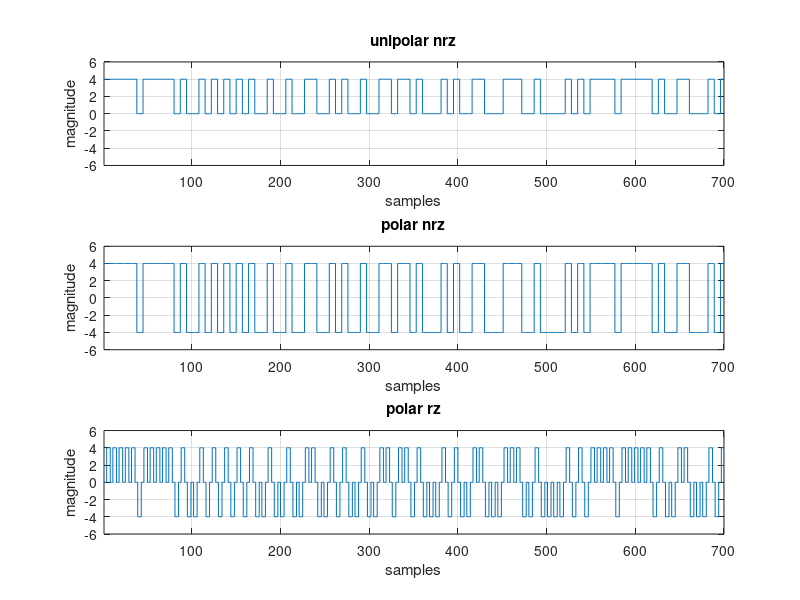
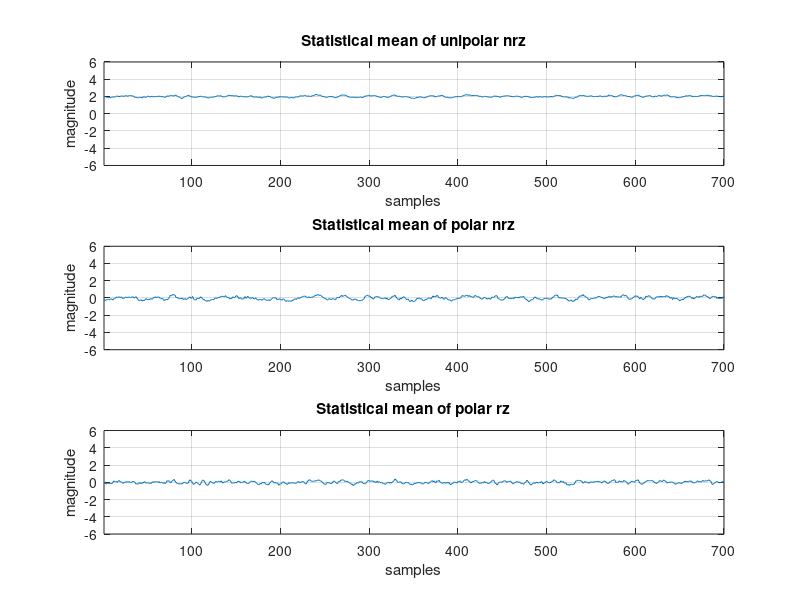
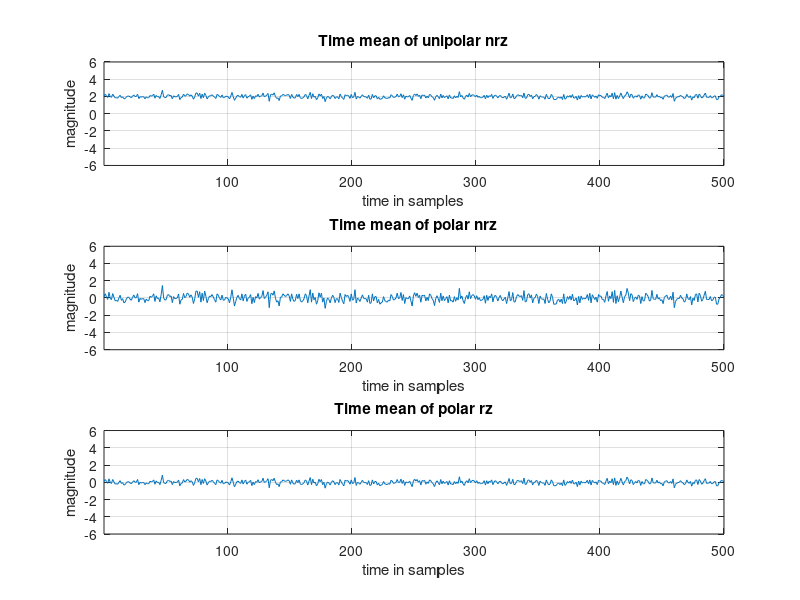
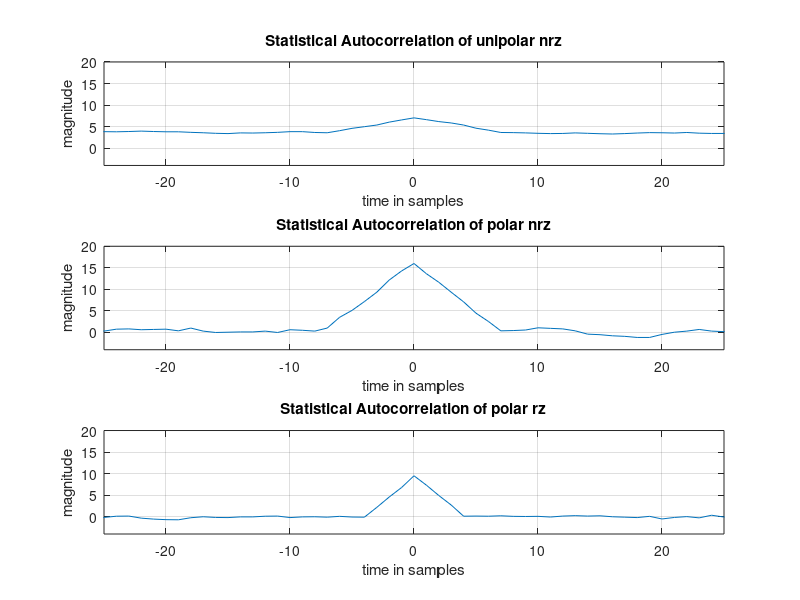

MATLAB code for these plots, in order:
a    = 4;           
tb   = 0.07;        
n    = 700; %each bit 7 sambel and we have 100 bit  
ts   = 0.01;        
fs   = 1/ts;        
t_tot = 7;                      
t    = 0.01 :0.01: t_tot;         
f    = -fs/2 :1/t_tot : fs/2 -1/t_tot; 
%%%%%%%%%%%%%%%%%%%%%%%%%%%%%%%

data = randi ([0,1], 500, 101);

%%%%%%%%%%%%%%%%%%%%%%%%%%%%%%%

polar_nrz=((2*data)-1)*a;
unipolar_nrz=a*data;
%Upsampling is a process of increasing the sample rate of a signal by inserting zeros between the original samples.
polar_rz= transpose(upsample(transpose(polar_nrz), 2));
%%%%%%%%%%%%%%%%%%%%%%%%%%%%%%%

unipolar_nrz=repelem(unipolar_nrz, 1,7);
polar_nrz = repelem(polar_nrz, 1, 7);
polar_rz = repelem(polar_rz, 1, repmat([4 3], 1, 101));

%%%%%%%%%%%%%%%%%%%%%%%%%%%%%%%

delay_polar_nrz   = randi([0 6],500,1);
delay_unipolar=randi([0 6],500,1);
delay_polar_rz   = randi([0 6],500,1);

%%%%%%%%%%%%%%%%%%%%%%%%%%%%%%%

Polar_nrz_delayed = zeros(500,700);
unipolar_nrz_delayed = zeros(500,700);
Polar_rz_delayed = zeros(500,700);

%%%%%%%%%%%%%%%%%%%%%%%%%%%%%%%
%if delay =0 the output start from 1 to 700 (from input 8 to 707)
for j = 1:500
    unipolar_nrz_delayed(j,:)= unipolar_nrz  (j, 8-delay_unipolar(j) : 707-delay_unipolar(j));
    Polar_nrz_delayed(j,:)   = polar_nrz(j, 8-delay_polar_nrz(j) : 707-delay_polar_nrz(j));
    Polar_rz_delayed(j,:)   = polar_rz(j, 8-delay_polar_rz(j) : 707-delay_polar_rz(j));
end
%%%%%%%%%%%%%%%%%%%%%%%%%%%%%%%
figure('Name','Line Codes Generation');
subplot(3,1,1);
stairs(unipolar_nrz_delayed(1, 1:n));
grid on
axis([1 n -6 6]);
xlabel('samples');
ylabel('magnitude');
title('unipolar nrz');
subplot(3,1,2);
stairs(Polar_nrz_delayed(1, 1:n));
grid on
axis([1 n -6 6]);
xlabel('samples');
ylabel('magnitude');
title('polar nrz');
subplot(3,1,3);
stairs(Polar_rz_delayed(1, 1:n));
grid on
axis([1 n -6 6]);
xlabel('samples');
ylabel('magnitude');
title('polar rz');
%%%%%%%%%%%%%%%%%%%%%%%%%%%%%%%%%%%%%%%%%%%%%%%%%%%%%%%%%%%%%%%%%%%
%statistical mean 
unipolar_nrz_mean   = zeros(1,700);     
polar_nrz_mean      = zeros(1,700);     
polar_rz_mean       = zeros(1,700);     
for j = 1 : 500
unipolar_nrz_mean   = unipolar_nrz_mean + unipolar_nrz_delayed(j, :);
polar_nrz_mean      = polar_nrz_mean + Polar_nrz_delayed(j, :);
polar_rz_mean       = polar_rz_mean + Polar_rz_delayed(j, :);
end
unipolar_nrz_mean   = unipolar_nrz_mean/500;
polar_nrz_mean      = polar_nrz_mean/500;
polar_rz_mean       = polar_rz_mean/500;


figure('Name','Statistical Mean of Line Codes');
subplot(3,1,1);
plot(unipolar_nrz_mean(1, 1:n));
grid on
axis([1 n -6 6]);
xlabel('samples');
ylabel('magnitude');
title('Statistical mean of unipolar nrz');
subplot(3,1,2);
plot(polar_nrz_mean(1, 1:n));
grid on
axis([1 n -6 6]);
xlabel('samples');
ylabel('magnitude');
title('Statistical mean of polar nrz');
subplot(3,1,3);
plot(polar_rz_mean(1, 1:n));
grid on
axis([1 n -6 6]);
xlabel('samples');
ylabel('magnitude');
title('Statistical mean of polar rz');
%%%%%%%%%%%%%%%%%%%%%%%%%%%%%%%%%%%%%%%%%%%%%%%%%%%%%%%%%%
%Calculating Time Mean of all waveforms
unipolar_nrz_mean_t = zeros(500,1);     
polar_nrz_mean_t    = zeros(500,1);     
polar_rz_mean_t     = zeros(500,1);    
for j = 1 : 700
unipolar_nrz_mean_t   = unipolar_nrz_mean_t + unipolar_nrz_delayed(:, j);
polar_nrz_mean_t      = polar_nrz_mean_t + Polar_nrz_delayed(:, j);
polar_rz_mean_t       = polar_rz_mean_t + Polar_rz_delayed(:, j);
end
unipolar_nrz_mean_t   = unipolar_nrz_mean_t/700;
polar_nrz_mean_t      = polar_nrz_mean_t/700;
polar_rz_mean_t       = polar_rz_mean_t/700;

figure('Name','Time Mean of Line Codes');
subplot(3,1,1);
plot(unipolar_nrz_mean_t);
grid on
axis([1 500 -6 6]);
xlabel('time in samples');
ylabel('magnitude');
title('Time mean of unipolar nrz');
subplot(3,1,2);
plot(polar_nrz_mean_t);
grid on
axis([1 500 -6 6]);
xlabel('time in samples');
ylabel('magnitude');
title('Time mean of polar nrz');
subplot(3,1,3);
plot(polar_rz_mean_t);
grid on
axis([1 500 -6 6]);
xlabel('time in samples');
ylabel('magnitude');
title('Time mean of polar rz');

%%%%%%%%%%%%%%%%%%%%%%%%%%%%%%%
% time mean for one waveform
unipolar_nrz_mean_t = 0;    
polar_nrz_mean_t = 0;     
polar_rz_mean_t = 0;     
for i = 1 : 700
    %choose any waveform (let it 3)
unipolar_nrz_mean_t   = unipolar_nrz_mean_t + unipolar_nrz_delayed(3,i);
polar_nrz_mean_t      = polar_nrz_mean_t + Polar_nrz_delayed(3,i);
polar_rz_mean_t       = polar_rz_mean_t + Polar_rz_delayed(3,i);

end
unipolar_nrz_time_mean   = unipolar_nrz_mean_t /700;
polar_nrz_mean_time_mean    = polar_nrz_mean_t /700;
polar_rz_mean_time_mean     = polar_rz_mean_t /700;
fprintf('time mean of one waveform of unipolar NRZ is: %f\n', unipolar_nrz_time_mean);
fprintf('time mean of one waveform of polar NRZ is: %f\n', polar_nrz_mean_time_mean);
fprintf('time mean of one waveform of polar RZ is: %f\n', polar_rz_mean_time_mean);
%%%%%%%%%%%%%%%%%%%%%%%%%%%%%%%%%%%%%%%%%%%%%%%%%%%%%%%%%
%Calculating statistical Autocorrelation
s_t1 = 351;       
taw = -350: 349;  
R_unipolar_nrz = zeros (1, 700);    
R_polar_nrz = zeros (1, 700);    
R_polar_rz = zeros (1, 700);    
for i = taw
M = i + 351; 
 for j = 1:500
 R_unipolar_nrz(M) = R_unipolar_nrz(M) + unipolar_nrz_delayed(j,s_t1)* unipolar_nrz_delayed(j,s_t1+i);
 R_polar_nrz(M) = R_polar_nrz(M) + Polar_nrz_delayed(j,s_t1)* Polar_nrz_delayed(j,s_t1+i);
 R_polar_rz(M) = R_polar_rz(M) + Polar_rz_delayed(j,s_t1)* Polar_rz_delayed(j,s_t1+i);
 end
  R_unipolar_nrz(M) = R_unipolar_nrz(M)/500;
  R_polar_nrz(M) = R_polar_nrz(M)/500;
  R_polar_rz(M) = R_polar_rz(M)/500;
end
figure('Name','Statistical Autocorrelation');
subplot(3,1,1);
plot(taw,R_unipolar_nrz);
grid on
axis([-25 25 -4 20]);
xlabel('time in samples');
ylabel('magnitude');
title('Statistical Autocorrelation of unipolar nrz');
subplot(3,1,2);
plot(taw,R_polar_nrz);
grid on
axis([-25 25 -4 20]);
xlabel('time in samples');
ylabel('magnitude');
title('Statistical Autocorrelation of polar nrz');
subplot(3,1,3);
plot(taw,R_polar_rz);
grid on
axis([-25 25 -4 20]);
xlabel('time in samples');
ylabel('magnitude');
title('Statistical Autocorrelation of polar rz');

%%%%%%%%%%%%%%%%%%%%%%%%%%%%%%%%%%%%%%%%%%%%%%%%%%%%%%%%%%%%%%%%%%%%%%%%%%%%
% ACF at constant tau to prove that it is stationary
R_unipolar_nrz_0 = zeros (1, 700);    
R_polar_nrz_0 = zeros (1, 700);    
R_polar_rz_0 = zeros (1, 700); 
tau = 5;
for i = 1 : 700
    sum_1_R = 0;    
    sum_2_R = 0;       
    sum_3_R = 0; 
 for j = 1 : 500
     if (i+tau < 701) %to avoid exceeding the matrix bounds
 sum_1_R = sum_1_R + unipolar_nrz_delayed(j,i)* unipolar_nrz_delayed(j,i+tau);
 sum_2_R = sum_2_R + Polar_nrz_delayed(j,i)* Polar_nrz_delayed(j,i+tau);
 sum_3_R = sum_3_R + Polar_rz_delayed(j,i)* Polar_rz_delayed(j,i+tau);
     end
 end 
  R_unipolar_nrz_0(i) = sum_1_R/500;
  R_polar_nrz_0(i) = sum_2_R/500;
  R_polar_rz_0(i) = sum_3_R/500;
end
figure('Name','statistical ACF for constatnt taw');
subplot(3,1,1);
axis('auto');
plot(R_unipolar_nrz_0(1, 1:n-tau));
grid on
axis([1 n -10 10]);
xlabel('samples');
ylabel('magnitude');
title('statistical ACF of unipolar nrz for constatnt taw');
subplot(3,1,2);
plot(R_polar_nrz_0(1, 1:n-tau));
grid on
axis([1 n -10 10]);
xlabel('samples');
ylabel('magnitude');
title('statistical ACF of polar nrz for constatnt taw');
subplot(3,1,3);
plot(R_polar_rz_0(1, 1:n-tau));
grid on
axis([1 n -10 10]);
xlabel('samples');
ylabel('magnitude');
title('statistical ACF of polar rz for constatnt taw');

%%%%%%%%%%%%%%%%%%%%%%%%%%%%%%%%%%%%%%%%%%%%%%%%%%%%%%%%%%%%%%%%%%%%%%%%%%%
%time autocorrelation for all waveforms
R_unipolar_nrz_t = zeros (1, 300);    
R_polar_nrz_t = zeros (1, 300);    
R_polar_rz_t = zeros (1, 300);    
taw2 = -150: 149;         
for i = taw2
M = i + 151; 
 for n1 = 151: 550       
 R_unipolar_nrz_t(M) = R_unipolar_nrz_t(M) + unipolar_nrz_delayed(1,n1)* unipolar_nrz_delayed(1,n1+i);
 R_polar_nrz_t(M) = R_polar_nrz_t(M) + Polar_nrz_delayed(1,n1)* Polar_nrz_delayed(1,n1+i);
 R_polar_rz_t(M) = R_polar_rz_t(M) + Polar_rz_delayed(1,n1)* Polar_rz_delayed(1,n1+i);
 end
  R_unipolar_nrz_t(M) = R_unipolar_nrz_t(M)/400;
  R_polar_nrz_t(M) = R_polar_nrz_t(M)/400;
  R_polar_rz_t(M) = R_polar_rz_t(M)/400;
end

figure('Name','Time Autocorrelation');
subplot(3,1,1);
plot(taw2,R_unipolar_nrz_t);
grid on
axis([-25 25 -4 20]);
xlabel('time in samples');
ylabel('magnitude');
title('Time Autocorrelation of unipolar nrz');
subplot(3,1,2);
plot(taw2,R_polar_nrz_t);
grid on
axis([-25 25 -4 20]);
xlabel('time in samples');
ylabel('magnitude');
title('Time Autocorrelation of polar nrz');
subplot(3,1,3);
plot(taw2,R_polar_rz_t);
grid on
axis([-25 25 -4 20]);
xlabel('time in samples');
ylabel('magnitude');
title('Time Autocorrelation of polar rz');

%%%%%%%%%%%%%%%%%%%%%%%%%%%%%%%
% calculate the BW from PSD graph
unipolar_nrz_coe = fft(R_unipolar_nrz)/n;
polar_nrz_coe = fft(R_polar_nrz)/n;
polar_rz_coe = fft(R_polar_rz)/n;

amplitude_unipolar_nrz= sqrt(unipolar_nrz_coe.*conj(unipolar_nrz_coe));
amplitude_polar_nrz = sqrt(polar_nrz_coe.*conj(polar_nrz_coe));
amplitude_polar_rz = sqrt(polar_rz_coe.*conj(polar_rz_coe));

amp_unipolar_nrz = zeros(1,700);
amp_polar_nrz = zeros(1,700);
amp_polar_rz = zeros(1,700);
% we split the matrix in halves one frome -fs/2 to 0 and the other from 0 to fs/2
for i = 1: 351 
    amp_unipolar_nrz(i) = amplitude_unipolar_nrz(352-i);
    amp_polar_nrz(i) = amplitude_polar_nrz(352-i);
    amp_polar_rz(i) = amplitude_polar_rz(352-i);
end
for i = 352: 700 
    amp_unipolar_nrz(i) = amplitude_unipolar_nrz(1052-i);
    amp_polar_nrz(i) = amplitude_polar_nrz(1052-i);
    amp_polar_rz(i) = amplitude_polar_rz(1052-i);
end

x =(-700/2:(700/2)-1);
x_values =(fs*x)/700;
figure('Name','power spectral density');
subplot(3,1,1);
plot(x_values,amp_unipolar_nrz);
ylim([0 0.2])
xlim([-50 50])
grid on
xlabel('freq');
ylabel('magnitude');
title('PSD of unipolar nrz');
subplot(3,1,2);
plot(x_values,amp_polar_nrz);
grid on
xlabel('freq');
ylabel('magnitude');
title('PSD of polar nrz');
subplot(3,1,3);
plot(x_values,amp_polar_rz) ;
grid on
xlabel('freq');
ylabel('magnitude');
title('PSD of polar rz');
